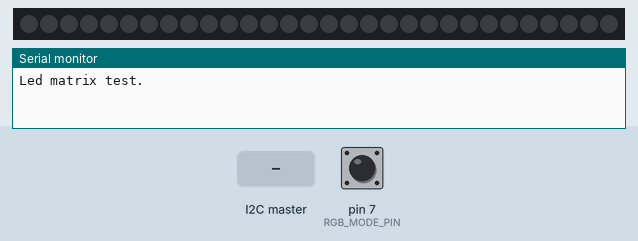
A sketch run on a simulated Arduino Uno, built with avr-gcc and run on an emulated ATmega328P. Shown: 30 RGB LEDs in strip order, left to right, the last lines printed to the serial monitor. Inputs (shaded band) come from the test bench; at power-on: pin 7 (RGB_MODE_PIN) HIGH.

Above: at 2.2 s.
2.3 s: pin 7 (RGB_MODE_PIN) pulled LOW for 0.15 s
At 2.7 s:
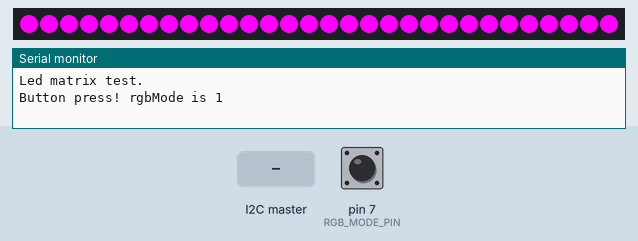
3.9 s: pin 7 (RGB_MODE_PIN) pulled LOW for 1 s
At 4.01 s:
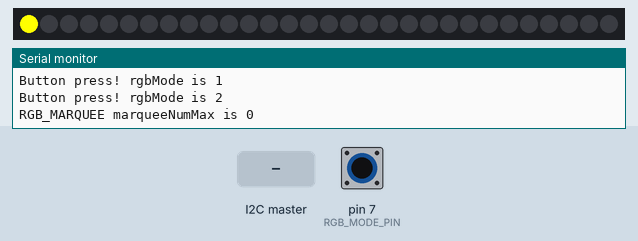
5.5 s: pin 7 (RGB_MODE_PIN) pulled LOW for 0.15 s
At 5.66 s:
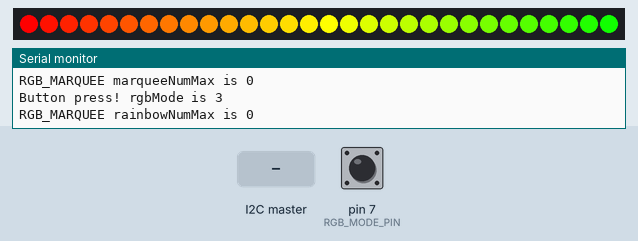
6.2 s: the I2C master sends the byte 1
7.7 s: the I2C master sends the byte 90
9.2 s: pin 7 (RGB_MODE_PIN) pulled LOW for 3.2 s
At 10.0 s:
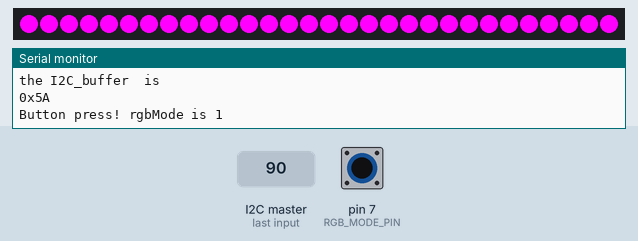
Timing chart, 0 to 12.2 s (numbered marks = the images above; inputs shaded):
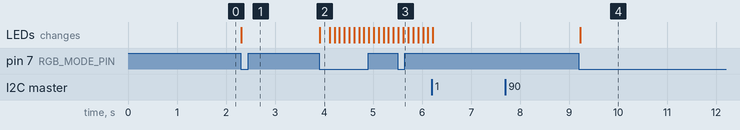

Measured:
- after the input at 2.3 s, the LEDs: change at once (image 1)
- after the input at 3.9 s, the LEDs: change at once (image 2)
- after the input at 5.5 s, the LEDs: first change at once (image 3 shows a later state)
- after the input at 9.2 s, the LEDs: change at once (image 4)

The sketch:

xadow_duino_v1_0_3_2.ino
```cpp
#include <Wire.h>
#include <TimerOne.h>
#include <Adafruit_NeoPixel.h>


#define RGB_PIN         5
#define RGB_MAX_NUM     30
#define RGB_POWER_PIN   13
#define RGB_MODE_PIN    7
#define RGB_INT1_PIN    0
#define RGB_INT2_PIN    1
#define RGB_SCL_PIN     3
#define RGB_SDA_PIN     2

#define DEBUG
#define COLOR_PIXEL_ADDR  35
#define BUFFER_SIZE  20

#define RGB_SET_WORK            0x80
#define RGB_SET_MODE            0x81
#define RGB_POWER_OFF           0
#define RGB_POWER_ON            1
#define RGB_MONOCHROME          2
#define RGB_MARQUEE             3
#define RGB_RAINBOW             4

#define RGB_INTERVAL    100

uint8_t I2C_buffer[BUFFER_SIZE];
uint8_t buffer[BUFFER_SIZE];
uint8_t Char_nu=0;//how many byte received

uint8_t scan_data[4] = {0x00,0x00,0x00,COLOR_PIXEL_ADDR};
uint8_t scan_count = 0;
boolean flag_data_receive = 0;

Adafruit_NeoPixel pixels = Adafruit_NeoPixel(RGB_MAX_NUM, RGB_PIN, NEO_GRB + NEO_KHZ800);

typedef struct
{
    uint8_t rValue;
    uint8_t gValue;
    uint8_t bValue;
}RGBValue;
RGBValue rgbValue[RGB_MAX_NUM] = {0};

const uint8_t RED[126] PROGMEM= {255,255,255,255,255,255,255,255,255,255,255,255,255,255,255,255,238,221,204,188,171,154,137,119,102,85,
68,51,34,17,0,0,0,0,0,0,0,0,0,0,0,0,0,0,0,0,0,0,0,0,0,0,0,0,0,0,0,0,0,0,0,17,35,52,
35,17,0,0,0,0,0,0,0,0,0,0,0,0,0,0,0,0,0,0,0,0,0,0,0,0,0,0,0,0,0,0,0,17,34,51,68,85,102,119,137,154,171,188,204,221,238,255,255,255,255,255,255,255,255,255,255,255,255,255,255,255,
};
const uint8_t GREEN[126] PROGMEM= {0,17,34,51,68,85,102,119,136,153,170,187,204,221,238,255,255,255,255,255,255,255,255,255,255,255,255,
255,255,255,255,255,255,255,255,255,255,255,255,255,255,255,255,255,255,255,238,221,204,188,170,154,136,120,102,86,68,52,34,18,0,0,0,0,
0,0,0,18,34,52,68,86,102,120,136,154,170,188,204,221,238,255,255,255,255,255,255,255,255,255,255,255,255,255,255,255,255,255,255,255,255,255,255,255,255,255,255,255,255,255,255,255,238,221,204,187,170,153,136,119,102,85,68,51,34,17,
};
const uint8_t BLUE[126] PROGMEM= {0,0,0,0,0,0,0,0,0,0,0,0,0,0,0,0,0,0,0,0,0,0,0,0,0,0,0,0,0,0,0,18,34,52,68,86,102,120,136,154,170,188,
204,221,238,255,255,255,255,255,255,255,255,255,255,255,255,255,255,255,255,255,255,255,
255,255,255,255,255,255,255,255,255,255,255,255,255,255,255,255,255,255,238,221,204,188,170,154,136,120,102,86,68,52,34,18,0,0,0,0,0,0,0,0,0,0,0,0,0,0,0,0,0,0,0,0,0,0,0,0,0,0,0,0,0,0,
};
/*
const uint8_t RED[126] = {255,255,255,255,255,255,255,255,255,255,255,255,255,255,255,255,238,221,204,188,171,154,137,119,102,85,
68,51,34,17,0,0,0,0,0,0,0,0,0,0,0,0,0,0,0,0,0,0,0,0,0,0,0,0,0,0,0,0,0,0,0,17,35,52,
35,17,0,0,0,0,0,0,0,0,0,0,0,0,0,0,0,0,0,0,0,0,0,0,0,0,0,0,0,0,0,0,0,17,34,51,68,85,102,119,137,154,171,188,204,221,238,255,255,255,255,255,255,255,255,255,255,255,255,255,255,255,
};
const uint8_t GREEN[126] = {0,17,34,51,68,85,102,119,136,153,170,187,204,221,238,255,255,255,255,255,255,255,255,255,255,255,255,
255,255,255,255,255,255,255,255,255,255,255,255,255,255,255,255,255,255,255,238,221,204,188,170,154,136,120,102,86,68,52,34,18,0,0,0,0,
0,0,0,18,34,52,68,86,102,120,136,154,170,188,204,221,238,255,255,255,255,255,255,255,255,255,255,255,255,255,255,255,255,255,255,255,255,255,255,255,255,255,255,255,255,255,255,255,238,221,204,187,170,153,136,119,102,85,68,51,34,17,
};
const uint8_t BLUE[126] = {0,0,0,0,0,0,0,0,0,0,0,0,0,0,0,0,0,0,0,0,0,0,0,0,0,0,0,0,0,0,0,18,34,52,68,86,102,120,136,154,170,188,
204,221,238,255,255,255,255,255,255,255,255,255,255,255,255,255,255,255,255,255,255,255,
255,255,255,255,255,255,255,255,255,255,255,255,255,255,255,255,255,255,238,221,204,188,170,154,136,120,102,86,68,52,34,18,0,0,0,0,0,0,0,0,0,0,0,0,0,0,0,0,0,0,0,0,0,0,0,0,0,0,0,0,0,0,
};
*/
uint32_t sys_time = 0;
uint32_t time_max = 0;

uint8_t rgbMode = 0;

uint32_t marqueeNumMax = 0;
uint32_t marqueeNum = 0;
uint32_t marqueeRGB = 0;
uint8_t marqueeRGBNumMax = 0;
uint8_t marqueeRGBNum = 0;
uint8_t marqueeTimeFlag = 0;

uint32_t rainbowNumMax = 0;
uint32_t rainbowNum = 0;
uint8_t rainbowRGBNumMax = 0;
uint8_t rainbowRGBNum = 0;
uint8_t rainbowTimeFlag = 0;

uint8_t modePinFlag = 0;
uint8_t modeFlag = 0;


void setup()
{
    Wire.begin(COLOR_PIXEL_ADDR);
    Wire.onReceive(receiveEvent);
    Wire.onRequest(requestEvent);

#ifdef DEBUG
    Serial.begin(115200);           // start serial for output
    Serial.println("Led matrix test.");
#endif;

    Timer1.initialize(100000); // 100 ms

    pinMode(RGB_POWER_PIN, OUTPUT);
    pinMode(RGB_PIN, OUTPUT);
    pinMode(RGB_MODE_PIN, INPUT);
    pinMode(RGB_INT1_PIN, OUTPUT);
    pinMode(RGB_INT2_PIN, INPUT);

    digitalWrite(RGB_POWER_PIN, HIGH);
    digitalWrite(RGB_PIN, HIGH);
    digitalWrite(RGB_INT1_PIN, HIGH);

    pixels.begin();
    delay(1000);

    setPixelsPower(RGB_POWER_OFF);
}

void loop()
{
    uint32_t rgbData = 0;
    uint16_t timeData = 0;

    if(flag_data_receive)
    {
        modeFlag = 0;
        Timer1.stop();
        flag_data_receive = 0;
        copyArray(I2C_buffer,buffer,BUFFER_SIZE);

        switch(buffer[0])
        {
            case RGB_SET_WORK:
                rgbData |= buffer[2];
                rgbData <<= 8;
                rgbData |= buffer[3];
                rgbData <<= 8;
                rgbData |= buffer[4];
#ifdef DEBUG
                Serial.print("rgbData is 0x");Serial.print(rgbData,HEX);Serial.print("\r\n");
#endif;
                setPixelsColor(buffer[1], rgbData);
            break;
            case RGB_SET_MODE:
                if(buffer[1] == RGB_MONOCHROME || buffer[1] == RGB_MARQUEE)
                {
                    rgbData |= buffer[3];
                    rgbData <<= 8;
                    rgbData |= buffer[4];
                    rgbData <<= 8;
                    rgbData |= buffer[5];

                    timeData |= buffer[6];
                    timeData <<= 8;
                    timeData |= buffer[7];
                }
                else if(buffer[1] == RGB_RAINBOW)
                {
                    timeData |= buffer[3];
                    timeData <<= 8;
                    timeData |= buffer[4];
                }
#ifdef DEBUG
                Serial.print("rgbData is 0x");Serial.print(rgbData,HEX);Serial.print("\r\n");
                Serial.print("timeData is ");Serial.print(timeData);Serial.print("\r\n");
#endif;
                setPixelsMode(buffer[1], buffer[2], rgbData, timeData);
            break;

            default:
            break;
        }
    }

    if(modePinFlag == 0)
    {
        modePinFlag = 1;
        if(digitalRead(RGB_MODE_PIN) == 0)
        {
            modeFlag ++;
            Timer1.stop();
            if(modeFlag > 3)modeFlag = 0;
#ifdef DEBUG
            Serial.print("Button press! rgbMode is ");
            Serial.println(modeFlag);
#endif;
            if(modeFlag == 0)setPixelsMode(RGB_POWER_OFF, 0, 0, 0);
            else if(modeFlag == 1)
            {
                ws2812Display(RGB_MAX_NUM, 0);
                setPixelsMode(RGB_MONOCHROME, RGB_MAX_NUM, 0xff00ff, 0);
            }
            else if(modeFlag == 2)
            {
                ws2812Display(RGB_MAX_NUM, 0);
                setPixelsMode(RGB_MARQUEE, RGB_MAX_NUM, 0xffff00, 0);
            }
            else if(modeFlag == 3)setPixelsMode(RGB_RAINBOW, RGB_MAX_NUM, 0, 0);
        }
    }
    if(digitalRead(RGB_MODE_PIN))modePinFlag = 0;
    delay(25);
}

void copyArray(uint8_t source[],uint8_t destination[],uint8_t length)
{
	for(uint8_t i = 0; i < length;i ++)
	{
		destination[i] = source[i];
	}
}

void clearBuffer(uint8_t buff[],uint8_t size)
{
     for (uint8_t i = 0;i < size;i++)
     {
          buff[i]=0x00;
     }
}

void ws2812Display(uint8_t ucNum, uint32_t ulRGB)
{
    uint8_t i;

    if(ucNum > RGB_MAX_NUM)ucNum = RGB_MAX_NUM;

    for(i=0;i<ucNum;i++)
    {
        pixels.setPixelColor(i, pixels.Color((ulRGB >> 16) & 0xff,(ulRGB >> 8) & 0xff,ulRGB & 0xff));
    }
    digitalWrite(RGB_POWER_PIN, HIGH);
    pixels.show();

    for(i=0;i<ucNum;i++)
    {
        rgbValue[i].rValue = ulRGB >> 16;
        rgbValue[i].gValue = ulRGB >> 8;
        rgbValue[i].bValue = ulRGB;
    }
}

void setPixelsPower(uint8_t mode)
{
    if(mode) // on
    {
        digitalWrite(RGB_PIN, LOW);
        digitalWrite(RGB_POWER_PIN, HIGH);
    }
    else // off
    {
        digitalWrite(RGB_PIN, HIGH);
        digitalWrite(RGB_POWER_PIN, LOW);
    }
}

void setPixelsColor(uint8_t ucNum,uint32_t ulRGB)
{
    uint8_t i;
    uint32_t grbTemp;

    if(ucNum > (RGB_MAX_NUM - 1)) return;

    rgbValue[ucNum].rValue = ulRGB >> 16;
    rgbValue[ucNum].gValue = ulRGB >> 8;
    rgbValue[ucNum].bValue = ulRGB;

    for(i=0;i<RGB_MAX_NUM;i++)
    {
        grbTemp |= rgbValue[i].rValue;
        grbTemp <<= 8;
        grbTemp |= rgbValue[i].gValue;
        grbTemp <<= 8;
        grbTemp |= rgbValue[i].bValue;
        pixels.setPixelColor(i, pixels.Color(rgbValue[i].rValue, rgbValue[i].gValue, rgbValue[i].bValue));
    }
    digitalWrite(RGB_POWER_PIN, HIGH);
    pixels.show();
}

void setPixelsMode(uint8_t ucMode, uint8_t ucNum, uint32_t ulRGB, uint16_t uiTime)
{
    uint32_t data = 0;

    switch(ucMode)
    {
        case RGB_POWER_OFF:
            sys_time = 0;
            ws2812Display(RGB_MAX_NUM, 0);
            setPixelsPower(RGB_POWER_OFF);
        break;

        case RGB_POWER_ON:
            sys_time = 0;
            setPixelsPower(RGB_POWER_ON);
        break;

        case RGB_MONOCHROME:
            rgbMode = RGB_MONOCHROME;
            sys_time = 0;
            if(uiTime == 0)
            {
                ws2812Display(RGB_MAX_NUM,ulRGB);
                return;
            }
            ws2812Display(RGB_MAX_NUM, 0);
            ws2812Display(ucNum,ulRGB);
            time_max = uiTime * 10;
            setPixelsPower(RGB_POWER_ON);
            Timer1.attachInterrupt(timerIsr);

#ifdef DEBUG
            Serial.print("RGB_MONOCHROME time_max is ");Serial.print(time_max);Serial.print("\r\n");
#endif;
        break;

        case RGB_MARQUEE:
            rgbMode = RGB_MARQUEE;
            sys_time = 0;
            marqueeRGBNum = 0;

            if(uiTime == 0)marqueeTimeFlag = 1;
            else marqueeTimeFlag = 0;

            marqueeNumMax = uiTime * 10;
            if(ucNum > RGB_MAX_NUM)marqueeRGBNumMax = RGB_MAX_NUM;
            else marqueeRGBNumMax = ucNum;

            marqueeRGB = ulRGB;
            sys_time = 0;
            ws2812Display(RGB_MAX_NUM, 0);
            setPixelsColor(0,ulRGB);
            setPixelsPower(RGB_POWER_ON);
            Timer1.attachInterrupt(timerIsr);

#ifdef DEBUG
            Serial.print("RGB_MARQUEE marqueeNumMax is ");Serial.print(marqueeNumMax);Serial.print("\r\n");
#endif;
        break;

        case RGB_RAINBOW:
            rgbMode = RGB_RAINBOW;
            sys_time = 0;
            rainbowRGBNum = 0;

            if(uiTime == 0)rainbowTimeFlag = 1;
            else rainbowTimeFlag = 0;

            rainbowNumMax = uiTime * 10;
            if(ucNum > RGB_MAX_NUM)rainbowRGBNumMax = RGB_MAX_NUM;
            else rainbowRGBNumMax = ucNum;

            ws2812Display(RGB_MAX_NUM, 0);
            data |= rgbValue[0].rValue;
            data <<= 8;
            data |= rgbValue[0].gValue;
            data <<= 8;
            data |= rgbValue[0].bValue;
            setPixelsColor(0, data);
            setPixelsPower(RGB_POWER_ON);
            Timer1.attachInterrupt(timerIsr);

#ifdef DEBUG
            Serial.print("RGB_MARQUEE rainbowNumMax is ");Serial.print(rainbowNumMax);Serial.print("\r\n");
#endif;
        break;

        default:
        break;
    }
}

void receiveEvent(int howMany)
{
	clearBuffer(I2C_buffer,BUFFER_SIZE);
	Char_nu = 0;
	while(0<Wire.available())
	{
		I2C_buffer[Char_nu]=Wire.read();
		Char_nu++;
	}
#ifdef DEBUG
	Serial.println("the I2C_buffer  is ");
	for(unsigned char i =0;i<Char_nu;i++)
	{
                Serial.print("0x");
                Serial.print(I2C_buffer[i],HEX);
                Serial.print(" ");
	}
        Serial.print("\r\n");
#endif;
	flag_data_receive = 1;
}

void requestEvent()
{
    Wire.write(scan_data[scan_count++]);
    if(scan_count >= 4)scan_count = 0;
}

void timerIsr()
{
    uint8_t i;
    uint32_t data;

    sys_time ++;

#ifdef DEBUG
    //Serial.print("sys_time is ");Serial.print(sys_time);Serial.print("\r\n");
#endif;

    if(rgbMode == RGB_MONOCHROME)
    {
        if(sys_time > time_max)
        {
            sys_time = 0;
            rgbMode = 0;
            time_max = 0;
            ws2812Display(RGB_MAX_NUM,0);
            Timer1.stop();
            setPixelsPower(RGB_POWER_OFF);
        }
    }

    else if(rgbMode == RGB_MARQUEE)
    {
        for(i=0;i<RGB_MAX_NUM;i++)
        {
            rgbValue[i].rValue = 0;
            rgbValue[i].gValue = 0;
            rgbValue[i].bValue = 0;
        }
        setPixelsColor(marqueeRGBNum,marqueeRGB);

        marqueeRGBNum++;
        if(marqueeRGBNum >= marqueeRGBNumMax)marqueeRGBNum = 0;

        if(marqueeTimeFlag == 0)
        {
            marqueeNum ++;
            if(marqueeNum >= marqueeNumMax)
            {
                rgbMode = 0;
                time_max = 0;
                marqueeNum = 0;
                marqueeNumMax = 0;
                marqueeRGB = 0;
                marqueeRGBNum = 0;
                Timer1.stop();
                ws2812Display(RGB_MAX_NUM,0);
                setPixelsPower(RGB_POWER_OFF);
            }
        }
    }

    else if(rgbMode == RGB_RAINBOW)
    {
        for(i=0;i<rainbowRGBNumMax;i++)
        {
            rgbValue[i].rValue = pgm_read_byte(&RED[rainbowRGBNum+i]);
            rgbValue[i].gValue = pgm_read_byte(&GREEN[rainbowRGBNum+i]);
            rgbValue[i].bValue = pgm_read_byte(&BLUE[rainbowRGBNum+i]);
            /*
            rgbValue[i].rValue = RED[rainbowRGBNum+i];
            rgbValue[i].gValue = GREEN[rainbowRGBNum+i];
            rgbValue[i].bValue = BLUE[rainbowRGBNum+i];
            */
        }
        data |= rgbValue[0].rValue;
        data <<= 8;
        data |= rgbValue[0].gValue;
        data <<= 8;
        data |= rgbValue[0].bValue;
        setPixelsColor(0, data);

        rainbowRGBNum ++;

        if(rainbowRGBNum >= (126 - rainbowRGBNumMax))rainbowRGBNum = 0;

        if(rainbowTimeFlag == 0)
        {
            rainbowNum ++;
            if(rainbowNum >= rainbowNumMax)
            {
                rgbMode = 0;
                time_max = 0;
                rainbowNum = 0;
                rainbowNumMax = 0;
                rainbowRGBNum = 0;
                Timer1.stop();
                ws2812Display(RGB_MAX_NUM,0);
                setPixelsPower(RGB_POWER_OFF);
            }
        }
    }
}
```
